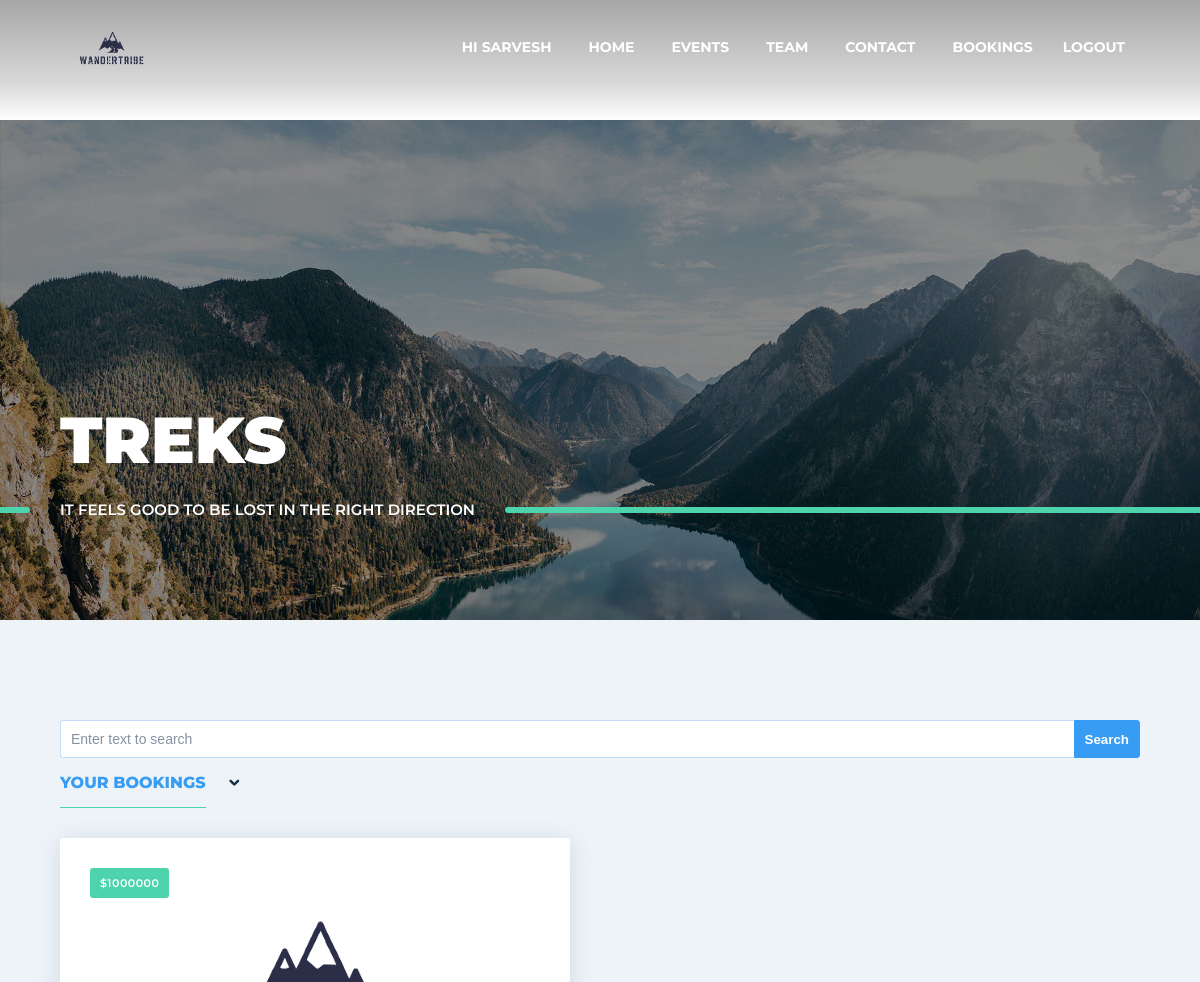
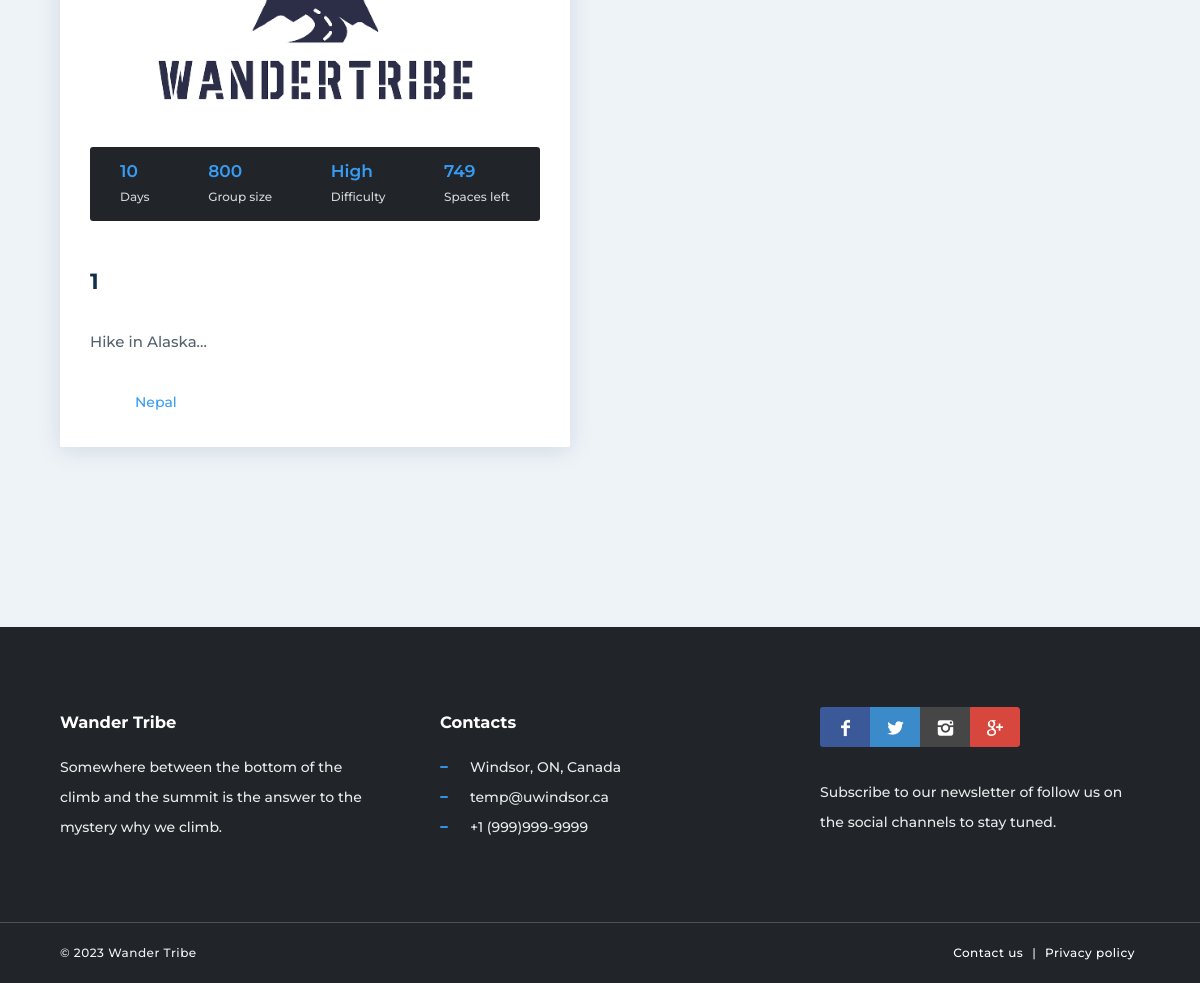
Page /bookings (signed in) on the earlier database version (2 pictures, top to bottom).
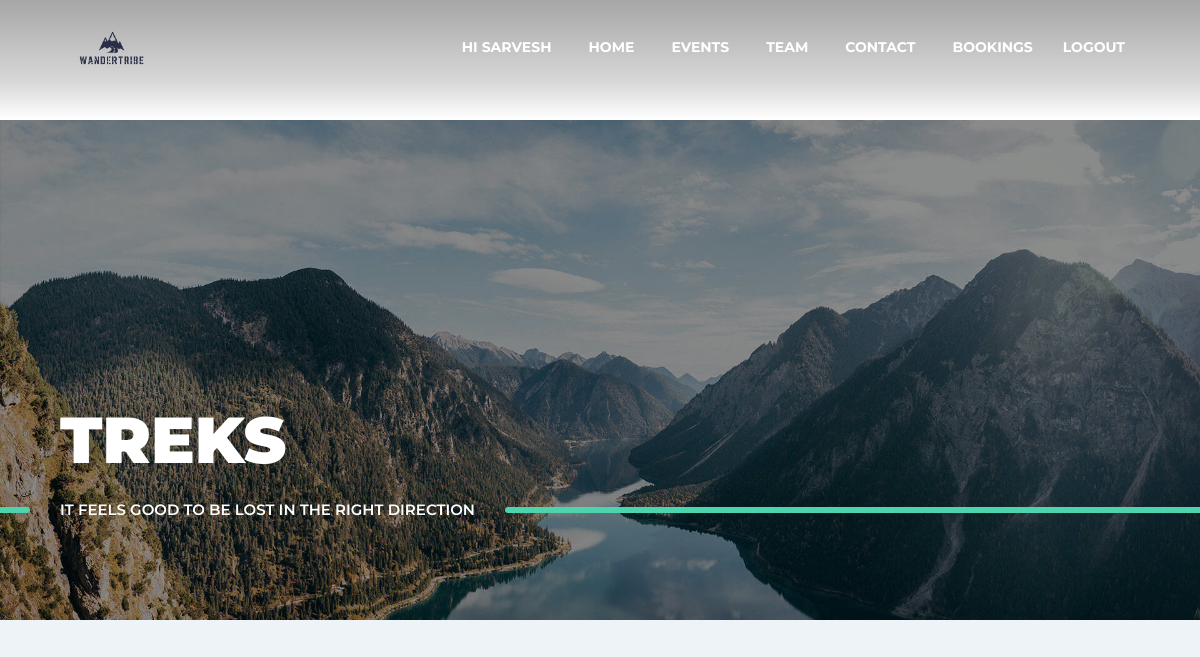
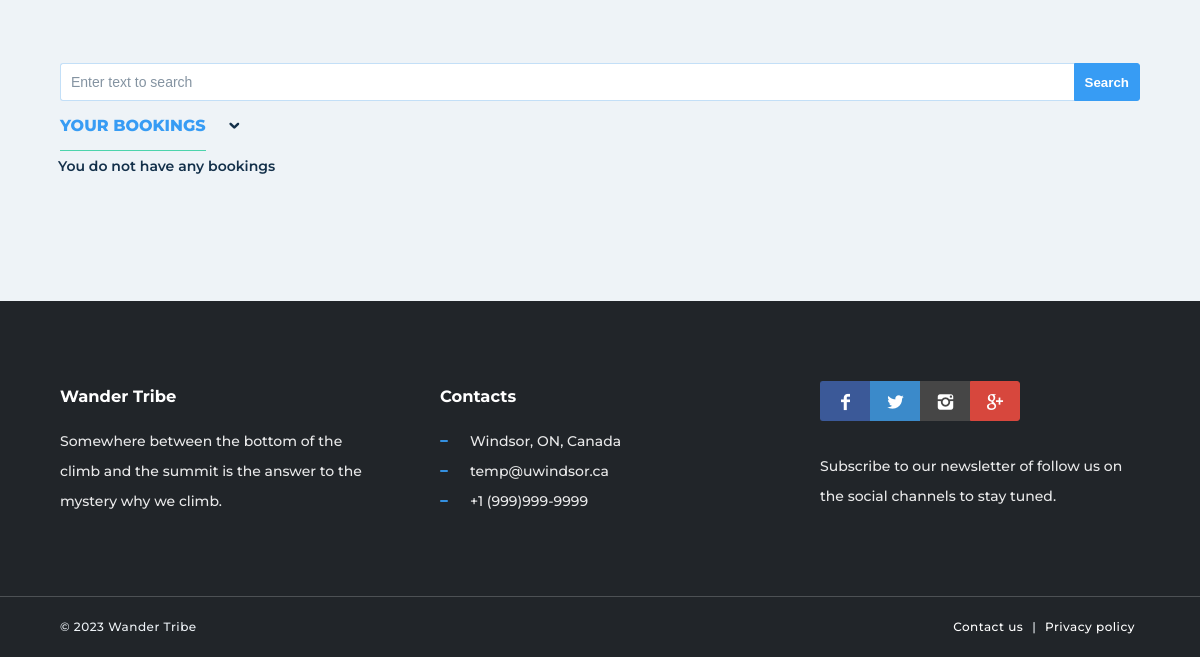
Same page on the later database version (2 pictures, top to bottom).
### main/models.py (models this page shows, shortened)
class Hike(models.Model):
    LEVEL = [
        ("High", "High"),
        ("Low", "Low"),
        ("Medium", "Medium"),
    ]
    description = models.CharField(max_length=1000)
    duration = models.IntegerField(default=1)
    distance = models.IntegerField(default=1)
    group_size = models.IntegerField(default=1)
    trail = models.CharField(max_length=1000)
    address = models.CharField(max_length=100)
    mountain = models.CharField(max_length=100)
    altitude = models.IntegerField(default=1)
    area = models.IntegerField(default=1)
    cost = models.IntegerField(default=1)
    level = models.CharField(max_length=100, choices=LEVEL, default='High')
    hike_date = models.DateField()
    available_capcity = models.IntegerField(default=0)
    gmap_url = models.CharField(max_length=10000)
    user_id = models.ForeignKey(Guide, on_delete=models.CASCADE, null=False)
    image = models.ImageField(upload_to='images/Hikes/', null=True, blank=True)
    image_name = models.CharField(max_length=500, null=True, blank=True)
    created_at = models.DateTimeField(auto_now_add=True)
    updated_at = models.DateTimeField(auto_now=True)

### main/views.py (the view)
# urls.py: path('bookings', views.myBooking, name='bookings'),
@login_required(login_url='main:login')
def myBooking(request):
    enrolledHikers = EnrolledHikers.objects.filter(user=request.user.pk).values_list('hike')
    if request.method == "GET":
        search_text = request.GET.get('search')
        if search_text is not None:
            booked_treks = Hike.objects.filter(pk__in=enrolledHikers).filter(mountain__contains=search_text)
        else:
            booked_treks = Hike.objects.filter(pk__in=enrolledHikers)
    return render(request, 'booking.html', {"booked_treks": booked_treks})

### main/templatetags/custom_tags.py (called while the page is built)
@register.filter(name='subtract')
def subtract(a,b):
  return a-b

### main/templates/booking.html (shortened to what this page needs)
{% extends 'base.html' %}
{% load static %}
{% load custom_tags %}
{% block main_content %}
<header class="header-image ken-burn-center light" data-parallax="true" data-natural-height="1080" data-natural-width="1920" data-bleed="0" data-image-src="{% static 'media/hd-3.jpg' %}" data-offset="0">
    <div class="container">
        <h1>Treks</h1>
        <h2>It feels good to be lost in the right direction</h2>
    </div>
</header>
<main>
    <section class="section-base section-color">
        <div class="container">
            <div class="maso-list gap-30" data-columns="2" data-columns-lg="2" data-columns-sm="1">
                <form action="{% url 'main:bookings' %}" method="GET" value="{{request.GET.search}}">
                    <div class="input-text-btn">
                        <input class="input-text" name="search" value="{{request.GET.search}}" type="text" placeholder="Enter text to search" ><input type="submit" value="Search" class="btn">
                    </div>
                </form>
                <div class="menu-inner">
                    <ul>
                        <li class="active"><a data-filter="maso-item" href="#">Your Bookings</a></li>
                        <li><a class="maso-order" data-sort="asc"></a></li>
                    </ul>
                </div>
                <div class="maso-box">
                    {% for i in booked_treks %}
                    <div class="maso-item {{ i.level }}">
                        <div class="cnt-box cnt-box-info boxed" data-href="singleTrek/{{i.pk}}">
                            <div class="extra-field">${{ i.cost }}</div>
                            <a href="singleTrek/{{i.pk}}" class="img-box">
                                <img src="{{ i.image.url }}" alt="" />
                            </a>
                            <div class="caption">
                                <h2>{{ i.mountain }}</h2>
                                <div class="cnt-info">
                                    <div><span>Days</span><span>{{ i.duration }}</span></div>
                                    <div><span>Group size</span><span>{{ i.group_size }}</span></div>
                                    <div><span>Difficulty</span><span>{{ i.level }}</span></div>
                                    <div><span>Spaces left</span><span>{{ i.group_size|subtract:i.available_capcity }}</span></div>
                                </div>
                                <p>
                                    {{ i.description|slice:":100" }}...
                                </p>
                                <div class="bottom-info">
                                    {{ i.address }}
                                </div>
                            </div>
                        </div>
                    </div>
                    {% empty %}
                        <br><br>
                        <h4>&ensp;&ensp;&ensp;&ensp;You do not have any bookings</h4>
                    {% endfor %}
                </div>
            </div>
            <hr class="space" />
        </div>
    </section>
</main>
{% endblock %}

Differences in the rows shown:
no longer on this page (row edited): Hike: cost "1000000", image (picture), mountain "1", duration "10", group_size "800", level "High", group_size|subtract "749", description "Hike in Alaska", address "Nepal"
Other differences:
text now shown: "You do not have any bookings"
